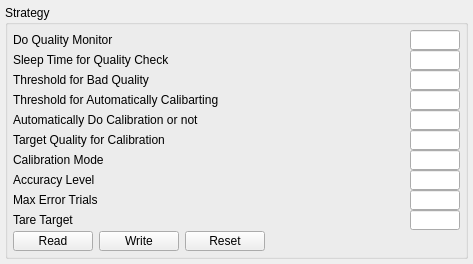
       <widget class="QWidget" name="widget_advance_layout_l" native="true">
        <layout class="QVBoxLayout" name="verticalLayout_3">
         <property name="leftMargin">
          <number>5</number>
         </property>
         <property name="topMargin">
          <number>5</number>
         </property>
         <property name="rightMargin">
          <number>5</number>
         </property>
         <property name="bottomMargin">
          <number>5</number>
         </property>
         <item>
          <widget class="QGroupBox" name="groupBox_strategy">
           <property name="title">
            <string>Strategy</string>
           </property>
           <layout class="QVBoxLayout" name="verticalLayout_8" stretch="10,1">
            <property name="spacing">
             <number>1</number>
            </property>
            <property name="leftMargin">
             <number>5</number>
            </property>
            <property name="topMargin">
             <number>5</number>
            </property>
            <property name="rightMargin">
             <number>5</number>
            </property>
            <property name="bottomMargin">
             <number>5</number>
            </property>
            <item>
             <widget class="QWidget" name="widget_strategy_edit_layout" native="true">
              <layout class="QVBoxLayout" name="verticalLayout_9" stretch="0,0,0,0,0,0,0,0,0,0">
               <property name="spacing">
                <number>0</number>
               </property>
               <property name="leftMargin">
                <number>0</number>
               </property>
               <property name="topMargin">
                <number>0</number>
               </property>
               <property name="rightMargin">
                <number>0</number>
               </property>
               <property name="bottomMargin">
                <number>0</number>
               </property>
               <item>
                <widget class="QWidget" name="widget_strategy_edit_level_01" native="true">
                 <property name="maximumSize">
                  <size>
                   <width>16777215</width>
                   <height>20</height>
                  </size>
                 </property>
                 <layout class="QHBoxLayout" name="horizontalLayout_7">
                  <property name="leftMargin">
                   <number>0</number>
                  </property>
                  <property name="topMargin">
                   <number>0</number>
                  </property>
                  <property name="rightMargin">
                   <number>0</number>
                  </property>
                  <property name="bottomMargin">
                   <number>0</number>
                  </property>
                  <item>
                   <widget class="QLabel" name="label_strategy_do_qulity_monitor">
                    <property name="text">
                     <string>Do Quality Monitor</string>
                    </property>
                   </widget>
                  </item>
                  <item>
                   <spacer name="horizontalSpacer_2">
                    <property name="orientation">
                     <enum>Qt::Horizontal</enum>
                    </property>
                    <property name="sizeHint" stdset="0">
                     <size>
                      <width>260</width>
                      <height>17</height>
                     </size>
                    </property>
                   </spacer>
                  </item>
                  <item>
                   <widget class="QLineEdit" name="lineEdit_strategy_do_qulity_monitor">
                    <property name="maximumSize">
                     <size>
                      <width>50</width>
                      <height>16777215</height>
                     </size>
                    </property>
                   </widget>
                  </item>
                 </layout>
                </widget>
               </item>
               <item>
                <widget class="QWidget" name="widget_strategy_edit_level_02" native="true">
                 <property name="maximumSize">
                  <size>
                   <width>16777215</width>
                   <height>20</height>
                  </size>
                 </property>
                 <layout class="QHBoxLayout" name="horizontalLayout_8">
                  <property name="leftMargin">
                   <number>0</number>
                  </property>
                  <property name="topMargin">
                   <number>0</number>
                  </property>
                  <property name="rightMargin">
                   <number>0</number>
                  </property>
                  <property name="bottomMargin">
                   <number>0</number>
                  </property>
                  <item>
                   <widget class="QLabel" name="label_strategy_sleep_time_for_quality_check">
                    <property name="text">
                     <string>Sleep Time for Quality Check</string>
                    </property>
                   </widget>
                  </item>
                  <item>
                   <spacer name="horizontalSpacer_3">
                    <property name="orientation">
                     <enum>Qt::Horizontal</enum>
                    </property>
                    <property name="sizeHint" stdset="0">
                     <size>
                      <width>195</width>
                      <height>17</height>
                     </size>
                    </property>
                   </spacer>
                  </item>
                  <item>
                   <widget class="QLineEdit" name="lineEdit_strategy_sleep_time_for_quality_check">
                    <property name="maximumSize">
                     <size>
                      <width>50</width>
                      <height>16777215</height>
                     </size>
                    </property>
                   </widget>
                  </item>
                 </layout>
                </widget>
               </item>
               <item>
                <widget class="QWidget" name="widget_strategy_edit_level_03" native="true">
                 <property name="maximumSize">
                  <size>
                   <width>16777215</width>
                   <height>20</height>
                  </size>
                 </property>
                 <layout class="QHBoxLayout" name="horizontalLayout_9">
                  <property name="leftMargin">
                   <number>0</number>
                  </property>
                  <property name="topMargin">
                   <number>0</number>
                  </property>
                  <property name="rightMargin">
                   <number>0</number>
                  </property>
                  <property name="bottomMargin">
                   <number>0</number>
                  </property>
                  <item>
                   <widget class="QLabel" name="label_strategy_threshold_for_bad_quality">
                    <property name="text">
                     <string>Threshold for Bad Quality</string>
                    </property>
                   </widget>
                  </item>
                  <item>
                   <spacer name="horizontalSpacer_4">
                    <property name="orientation">
                     <enum>Qt::Horizontal</enum>
                    </property>
                    <property name="sizeHint" stdset="0">
                     <size>
                      <width>215</width>
                      <height>17</height>
                     </size>
                    </property>
                   </spacer>
                  </item>
                  <item>
                   <widget class="QLineEdit" name="lineEdit_strategy_threshold_for_bad_quality">
                    <property name="maximumSize">
                     <size>
                      <width>50</width>
                      <height>16777215</height>
                     </size>
                    </property>
                   </widget>
                  </item>
                 </layout>
                </widget>
               </item>
               <item>
                <widget class="QWidget" name="widget_strategy_edit_level_04" native="true">
                 <property name="maximumSize">
                  <size>
                   <width>16777215</width>
                   <height>20</height>
                  </size>
                 </property>
                 <layout class="QHBoxLayout" name="horizontalLayout_10">
                  <property name="leftMargin">
                   <number>0</number>
                  </property>
                  <property name="topMargin">
                   <number>0</number>
                  </property>
                  <property name="rightMargin">
                   <number>0</number>
                  </property>
                  <property name="bottomMargin">
                   <number>0</number>
                  </property>
                  <item>
                   <widget class="QLabel" name="label_strategy_threshold_auto_calibrarting">
                    <property name="text">
                     <string>Threshold for Automatically Calibarting</string>
                    </property>
                   </widget>
                  </item>
                  <item>
                   <spacer name="horizontalSpacer_5">
                    <property name="orientation">
                     <enum>Qt::Horizontal</enum>
                    </property>
                    <property name="sizeHint" stdset="0">
                     <size>
                      <width>123</width>
                      <height>17</height>
                     </size>
                    </property>
                   </spacer>
                  </item>
                  <item>
                   <widget class="QLineEdit" name="lineEdit_strategy_threshold_auto_calibrarting">
                    <property name="maximumSize">
                     <size>
                      <width>50</width>
                      <height>16777215</height>
                     </size>
                    </property>
                   </widget>
                  </item>
                 </layout>
                </widget>
               </item>
               <item>
                <widget class="QWidget" name="widget_strategy_edit_level_05" native="true">
                 <property name="maximumSize">
                  <size>
                   <width>16777215</width>
                   <height>20</height>
                  </size>
                 </property>
                 <layout class="QHBoxLayout" name="horizontalLayout_11">
                  <property name="leftMargin">
                   <number>0</number>
                  </property>
                  <property name="topMargin">
                   <number>0</number>
                  </property>
                  <property name="rightMargin">
                   <number>0</number>
                  </property>
                  <property name="bottomMargin">
                   <number>0</number>
                  </property>
                  <item>
                   <widget class="QLabel" name="label_strategy_auto_calibration">
                    <property name="text">
                     <string>Automatically Do Calibration or not</string>
                    </property>
                   </widget>
                  </item>
                  <item>
                   <spacer name="horizontalSpacer_6">
                    <property name="orientation">
                     <enum>Qt::Horizontal</enum>
                    </property>
                    <property name="sizeHint" stdset="0">
                     <size>
                      <width>150</width>
                      <height>17</height>
                     </size>
                    </property>
                   </spacer>
                  </item>
                  <item>
                   <widget class="QLineEdit" name="lineEdit_strategy_auto_calibration">
                    <property name="maximumSize">
                     <size>
                      <width>50</width>
                      <height>16777215</height>
                     </size>
                    </property>
                   </widget>
                  </item>
                 </layout>
                </widget>
               </item>
               <item>
                <widget class="QWidget" name="widget_strategy_edit_level_06" native="true">
                 <property name="maximumSize">
                  <size>
                   <width>16777215</width>
                   <height>20</height>
                  </size>
                 </property>
                 <layout class="QHBoxLayout" name="horizontalLayout_12">
                  <property name="leftMargin">
                   <number>0</number>
                  </property>
                  <property name="topMargin">
                   <number>0</number>
                  </property>
                  <property name="rightMargin">
                   <number>0</number>
                  </property>
                  <property name="bottomMargin">
                   <number>0</number>
                  </property>
                  <item>
                   <widget class="QLabel" name="label_strategy_target_quality">
                    <property name="lineWidth">
                     <number>3</number>
                    </property>
                    <property name="text">
                     <string>Target Quality for Calibration</string>
                    </property>
                   </widget>
                  </item>
                  <item>
                   <spacer name="horizontalSpacer_7">
                    <property name="orientation">
                     <enum>Qt::Horizontal</enum>
                    </property>
                    <property name="sizeHint" stdset="0">
                     <size>
                      <width>191</width>
                      <height>17</height>
                     </size>
                    </property>
                   </spacer>
                  </item>
                  <item>
                   <widget class="QLineEdit" name="lineEdit_strategy_target_quality">
                    <property name="maximumSize">
                     <size>
                      <width>50</width>
                      <height>16777215</height>
                     </size>
                    </property>
                   </widget>
                  </item>
                 </layout>
                </widget>
               </item>
               <item>
                <widget class="QWidget" name="widget_strategy_edit_level_07" native="true">
                 <property name="maximumSize">
                  <size>
                   <width>16777215</width>
                   <height>20</height>
                  </size>
                 </property>
                 <layout class="QHBoxLayout" name="horizontalLayout_13">
                  <property name="leftMargin">
                   <number>0</number>
                  </property>
                  <property name="topMargin">
                   <number>0</number>
                  </property>
                  <property name="rightMargin">
                   <number>0</number>
                  </property>
                  <property name="bottomMargin">
                   <number>0</number>
                  </property>
                  <item>
                   <widget class="QLabel" name="label_strategy_calibration_mode">
                    <property name="text">
                     <string>Calibration Mode</string>
                    </property>
                   </widget>
                  </item>
                  <item>
                   <spacer name="horizontalSpacer_8">
                    <property name="orientation">
                     <enum>Qt::Horizontal</enum>
                    </property>
                    <property name="sizeHint" stdset="0">
                     <size>
                      <width>273</width>
                      <height>17</height>
                     </size>
                    </property>
                   </spacer>
                  </item>
                  <item>
                   <widget class="QLineEdit" name="lineEdit_strategy_calibration_mode">
                    <property name="maximumSize">
                     <size>
                      <width>50</width>
                      <height>16777215</height>
                     </size>
                    </property>
                   </widget>
                  </item>
                 </layout>
                </widget>
               </item>
               <item>
                <widget class="QWidget" name="widget_strategy_edit_level_08" native="true">
                 <property name="maximumSize">
                  <size>
                   <width>16777215</width>
                   <height>20</height>
                  </size>
                 </property>
                 <layout class="QHBoxLayout" name="horizontalLayout_14">
                  <property name="leftMargin">
                   <number>0</number>
                  </property>
                  <property name="topMargin">
                   <number>0</number>
                  </property>
                  <property name="rightMargin">
                   <number>0</number>
                  </property>
                  <property name="bottomMargin">
                   <number>0</number>
                  </property>
                  <item>
                   <widget class="QLabel" name="label_strategy_accuracy_level">
                    <property name="text">
                     <string>Accuracy Level</string>
                    </property>
                   </widget>
                  </item>
                  <item>
                   <spacer name="horizontalSpacer_9">
                    <property name="orientation">
                     <enum>Qt::Horizontal</enum>
                    </property>
                    <property name="sizeHint" stdset="0">
                     <size>
                      <width>291</width>
                      <height>17</height>
                     </size>
                    </property>
                   </spacer>
                  </item>
                  <item>
                   <widget class="QLineEdit" name="lineEdit_strategy_accuracy_level">
                    <property name="maximumSize">
                     <size>
                      <width>50</width>
                      <height>16777215</height>
                     </size>
                    </property>
                   </widget>
                  </item>
                 </layout>
                </widget>
               </item>
               <item>
                <widget class="QWidget" name="widget_strategy_edit_level_09" native="true">
                 <property name="maximumSize">
                  <size>
                   <width>16777215</width>
                   <height>20</height>
                  </size>
                 </property>
                 <layout class="QHBoxLayout" name="horizontalLayout_15">
                  <property name="leftMargin">
                   <number>0</number>
                  </property>
                  <property name="topMargin">
                   <number>0</number>
                  </property>
                  <property name="rightMargin">
                   <number>0</number>
                  </property>
                  <property name="bottomMargin">
                   <number>0</number>
                  </property>
                  <item>
                   <widget class="QLabel" name="label_strategy_max_error_trials">
                    <property name="text">
                     <string>Max Error Trials</string>
                    </property>
                   </widget>
                  </item>
                  <item>
                   <spacer name="horizontalSpacer_10">
                    <property name="orientation">
                     <enum>Qt::Horizontal</enum>
                    </property>
                    <property name="sizeHint" stdset="0">
                     <size>
                      <width>284</width>
                      <height>17</height>
                     </size>
                    </property>
                   </spacer>
                  </item>
                  <item>
                   <widget class="QLineEdit" name="lineEdit_strategy_max_error_trials">
                    <property name="maximumSize">
                     <size>
                      <width>50</width>
                      <height>16777215</height>
                     </size>
                    </property>
                   </widget>
                  </item>
                 </layout>
                </widget>
               </item>
               <item>
                <widget class="QWidget" name="widget_strategy_edit_level_10" native="true">
                 <property name="maximumSize">
                  <size>
                   <width>16777215</width>
                   <height>20</height>
                  </size>
                 </property>
                 <layout class="QHBoxLayout" name="horizontalLayout_16">
                  <property name="leftMargin">
                   <number>0</number>
                  </property>
                  <property name="topMargin">
                   <number>0</number>
                  </property>
                  <property name="rightMargin">
                   <number>0</number>
                  </property>
                  <property name="bottomMargin">
                   <number>0</number>
                  </property>
                  <item>
                   <widget class="QLabel" name="label_strategy_tare_target">
                    <property name="text">
                     <string>Tare Target</string>
                    </property>
                   </widget>
                  </item>
                  <item>
                   <spacer name="horizontalSpacer_11">
                    <property name="orientation">
                     <enum>Qt::Horizontal</enum>
                    </property>
                    <property name="sizeHint" stdset="0">
                     <size>
                      <width>313</width>
                      <height>17</height>
                     </size>
                    </property>
                   </spacer>
                  </item>
                  <item>
                   <widget class="QLineEdit" name="lineEdit_strategy_tare_target">
                    <property name="maximumSize">
                     <size>
                      <width>50</width>
                      <height>16777215</height>
                     </size>
                    </property>
                   </widget>
                  </item>
                 </layout>
                </widget>
               </item>
              </layout>
             </widget>
            </item>
            <item>
             <widget class="QWidget" name="widget_strategy_button_layout" native="true">
              <property name="maximumSize">
               <size>
                <width>16777215</width>
                <height>20</height>
               </size>
              </property>
              <layout class="QHBoxLayout" name="horizontalLayout_6">
               <property name="spacing">
                <number>6</number>
               </property>
               <property name="leftMargin">
                <number>0</number>
               </property>
               <property name="topMargin">
                <number>0</number>
               </property>
               <property name="rightMargin">
                <number>0</number>
               </property>
               <property name="bottomMargin">
                <number>0</number>
               </property>
               <item>
                <widget class="QPushButton" name="pushButton_strategy_read">
                 <property name="text">
                  <string>Read</string>
                 </property>
                </widget>
               </item>
               <item>
                <widget class="QPushButton" name="pushButton_strategy_write">
                 <property name="text">
                  <string>Write</string>
                 </property>
                </widget>
               </item>
               <item>
                <widget class="QPushButton" name="pushButton_strategy_reset">
                 <property name="text">
                  <string>Reset</string>
                 </property>
                </widget>
               </item>
               <item>
                <spacer name="horizontalSpacer">
                 <property name="orientation">
                  <enum>Qt::Horizontal</enum>
                 </property>
                 <property name="sizeHint" stdset="0">
                  <size>
                   <width>195</width>
                   <height>17</height>
                  </size>
                 </property>
                </spacer>
               </item>
              </layout>
             </widget>
            </item>
           </layout>
          </widget>
         </item>
        </layout>
       </widget>
